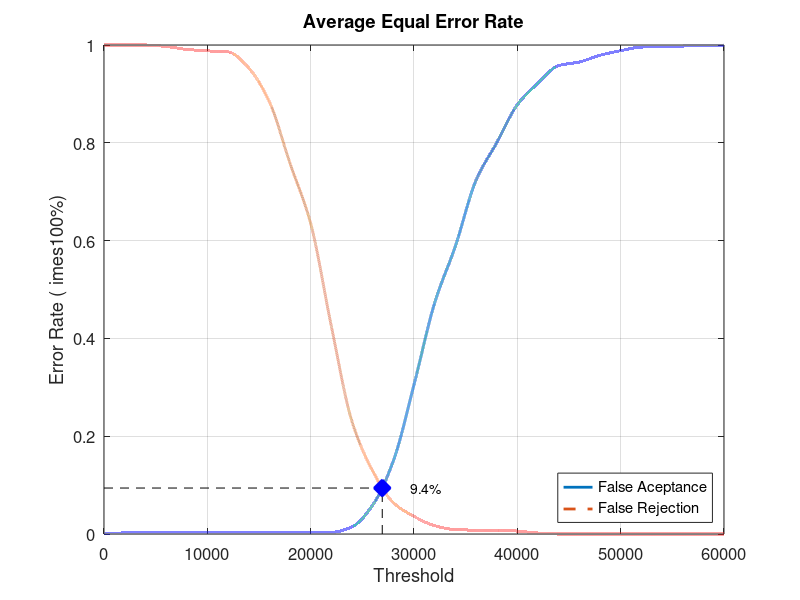
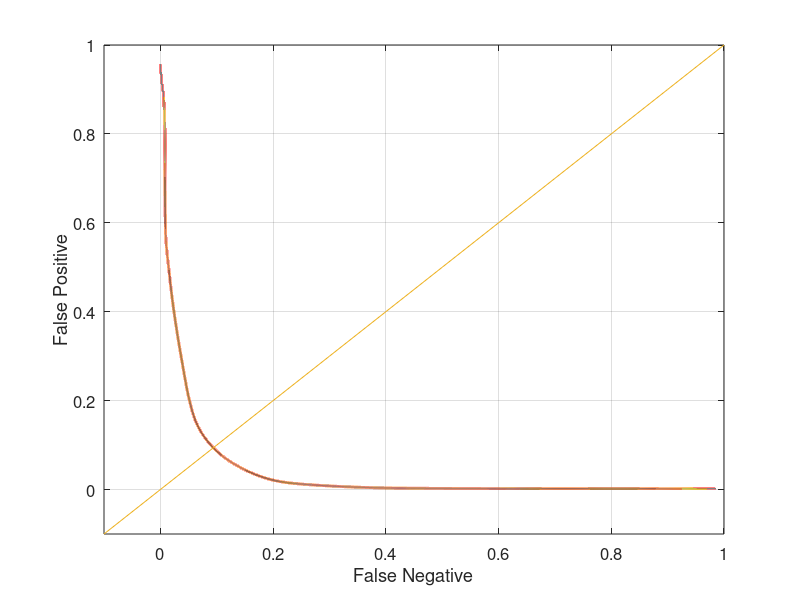

Write the MATLAB code that produced these figures, in order.
close all;
clear;
clc;
x = 0:2000:60000;
xq = 0:0.5:60000;

y0 = [0 0.00210526 0.00210526 0.00210526 0.00210526 0.00210526 0.00210526 0.00210526 0.00210526 0.00210526 0.00210526 0.0031579 0.0147368 0.0589474 0.149474 0.305263 0.472632 0.588421 0.723158 0.8 0.877895 0.922105 0.957895 0.965263 0.978947 0.988421 0.995789 0.996842 0.997895 0.998947 1]
yy0 = interp1(x, y0, xq, 'pchip');
y1 = [1 1 1 0.997 0.991 0.988 0.986 0.953 0.884 0.758 0.635 0.425 0.23 0.129 0.064 0.036 0.017 0.009 0.008 0.008 0.006 0.002 0 0 0 0 0 0 0 0 0]
yy1 = interp1(x, y1, xq, 'pchip');

% Calculating EER: 
y2 = abs(y0 - y1);
find(y2 == min(y2))
yy2 = abs(yy0 - yy1);
xEER = find(yy2 == min(yy2));
xEERIndex = xq(xEER) % X-axis EER
yEER = yy0(xEER) % Y-axis EER

main = figure
plot(xq, yy0,'-','LineWidth', 2);	hold on
plot(xq, yy1,'--','LineWidth', 2);	hold on
plot([xEERIndex xEERIndex], [0 yEER], 'k--');	hold on
plot([0 xEERIndex], [yEER yEER], 'k--');	hold on
plot(xEERIndex, yEER, 'bx', 'LineWidth', 10);	hold on
text(xEERIndex + 10 * xEERIndex / 100, yEER, [num2str(round((10000 * yEER)) / 100) '%'])
legend('False Aceptance', 'False Rejection', 'Location', 'SouthEast')
xlabel('Threshold')
ylabel('Error Rate (	imes100%)')
title('Average Equal Error Rate')
set(gca, 'FontSize', 12)
axis([0 60000 0 1])
grid on

print(main, 'Database3AverageMain', '-dpng');
FNRxFPR = figure('Color', [1 1 1]);
plot(yy1, yy0, '-', yy1, yy0, 'LineWidth', 2);
hold on
y = -0.1:0.1:1
plot(y, y); 
set(gca, 'FontSize', 12)
xlabel('False Negative')
ylabel('False Positive')
axis([-0.1 1 -0.1 1])
set(gca, 'FontSize', 12)
grid on

print(FNRxFPR, 'Database3AverageFNRxFPR','-dpng');
